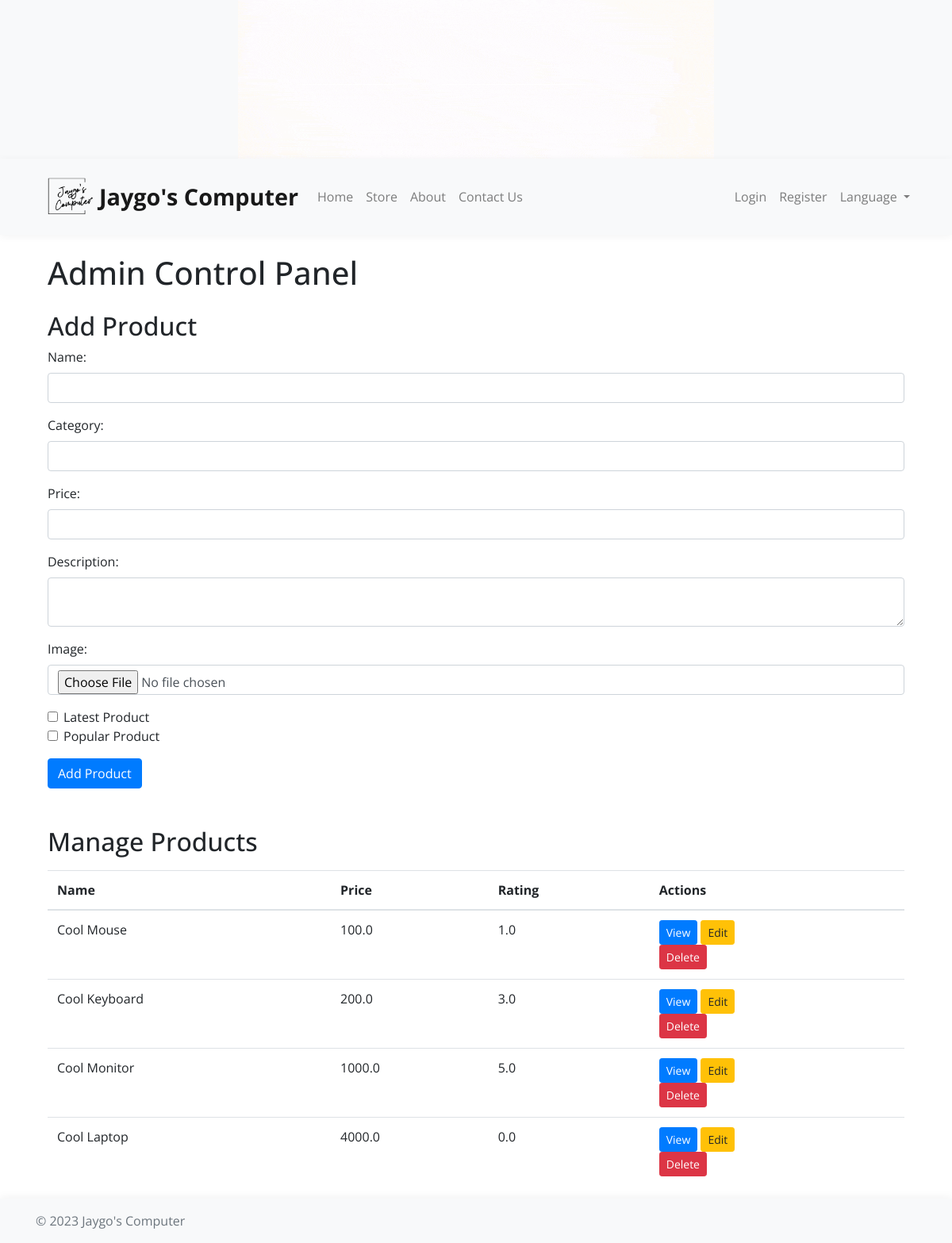
The page /admin on the database its author committed.
### app.py (models this page shows)
class Product(db.Model):
    id = db.Column(db.Integer, primary_key=True)
    name = db.Column(db.String(100), nullable=False)
    price = db.Column(db.Float, nullable=False)
    rating = db.Column(db.Float, nullable=False, default=0.0)
    num_ratings = db.Column(db.Integer, nullable=False, default=0)
    image_path = db.Column(db.String(255), nullable=True)
    description = db.Column(db.Text)
    latest_product = db.Column(db.Boolean, default=False)
    popular_product = db.Column(db.Boolean, default=False)
    comments = db.relationship('Comment', backref='product', lazy=True)
    category = db.Column(db.String(100), nullable=False)

### app.py (the view, shortened to what this page needs)
@app.route('/admin', methods=['GET', 'POST'])
def admin():
    admin_required()
    products = Product.query.all()
    return render_template('admin.html', products=products)
    products = Product.query.all()
    return render_template('admin.html', products=products)

### app.py (called while the page is built)
def admin_required():
    if not current_user.is_authenticated or not current_user.is_admin:
        flash('You must be an admin to view this page.')
        return redirect(url_for('login'))

@app.context_processor
def inject_username():
    if current_user.is_authenticated:
        return {'username': current_user.username}
    else:
        return {'username': None}

### templates/admin.html (shortened to what this page needs)
{% extends 'base.html' %}
{% block content %}
  <div class="container">
    <h1 class="my-4">Admin Control Panel</h1>
    <h2>Add Product</h2>
    <form method="POST" action="{{ url_for('admin') }}" enctype="multipart/form-data">
      <div class="mb-3">
        <label for="name" class="form-label">Name:</label>
        <input type="text" class="form-control" name="name" required>
      </div>
      <div class="mb-3">
        <label for="name" class="form-label">Category:</label>
        <input type="text" class="form-control" name="category" required>
      </div>
      <div class="mb-3">
        <label for="price" class="form-label">Price:</label>
        <input type="number" class="form-control" name="price" step="0.5" required>
      </div>
      <div class="mb-3">
        <label for="description" class="form-label">Description:</label>
        <textarea class="form-control" name="description" required></textarea>
      </div>
      <div class="mb-3">
        <label for="image" class="form-label">Image:</label>
        <input type="file" class="form-control" name="image">
      </div>
      <div class="form-check">
        <input type="checkbox" class="form-check-input" name="latest_product" id="latest_product">
        <label class="form-check-label" for="latest_product">Latest Product</label>
      </div>
      <div class="form-check">
        <input type="checkbox" class="form-check-input" name="popular_product" id="popular_product">
        <label class="form-check-label" for="popular_product">Popular Product</label>
      </div>
      <button type="submit" class="btn btn-primary mt-3">Add Product</button>
    </form>
    <h2 class="mt-5">Manage Products</h2>
    <table class="table mt-3">
      <thead>
        <tr>
          <th>Name</th>
          <th>Price</th>
          <th>Rating</th>
          <th>Actions</th>
        </tr>
      </thead>
      <tbody>
        {% for product in products %}
        <tr>
          <td>{{ product.name }}</td>
          <td>{{ product.price }}</td>
          <td>{{ product.rating }}</td>
          <td>
            <a href="{{ url_for('view_product', product_id=product.id) }}" class="btn btn-sm btn-primary">View</a>
            <a href="{{ url_for('edit_product', product_id=product.id) }}" class="btn btn-sm btn-warning">Edit</a>
            <form method="POST" action="{{ url_for('delete_product', product_id=product.id) }}" onsubmit="return confirm('Are you sure you want to delete this product?');">
              <button type="submit" class="btn btn-sm btn-danger">Delete</button>
            </form>
          </td>
        </tr>
        {% endfor %}
      </tbody>
    </table>
  </div>
{% endblock %}

### templates/styles.css (style rules this page uses)
body { font-family: 'Open Sans', sans-serif; }

### rows shown on the page
Product: name "Cool Mouse", price "100.0", rating "1.0"
Product: name "Cool Keyboard", price "200.0", rating "3.0"
Product: name "Cool Monitor", price "1000.0", rating "5.0"
Product: name "Cool Laptop", price "4000.0", rating "0.0"

### other values the page prints
{{ ('Jaygo\'s Computer') }} "Jaygo's Computer"
{{ ('Home') }} "Home"
{{ ('Store') }} "Store"
{{ ('About') }} "About"
{{ ('Contact Us') }} "Contact Us"
{{ ('Login') }} "Login"
{{ ('Register') }} "Register"
{{ ('Language') }} "Language"
